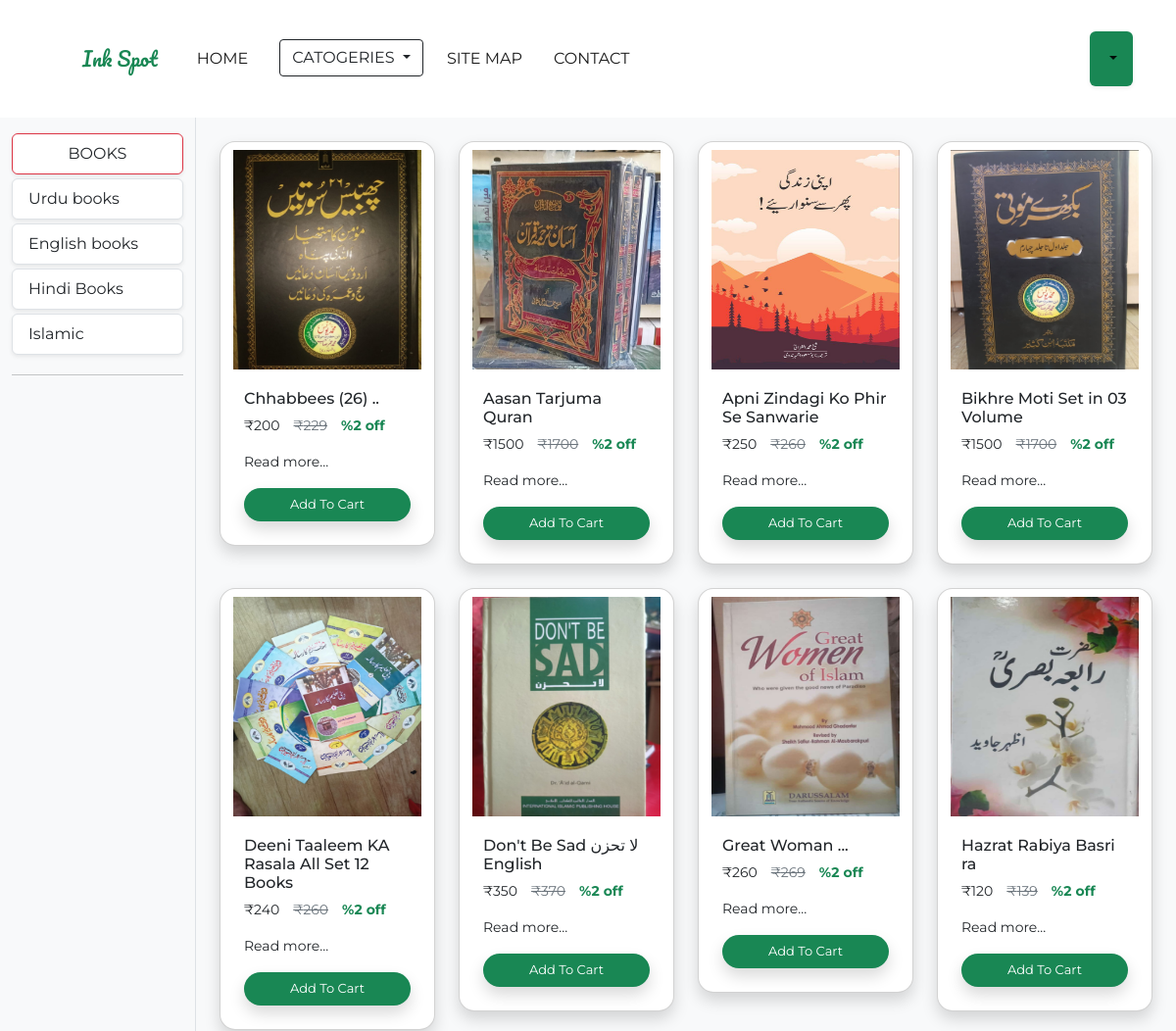
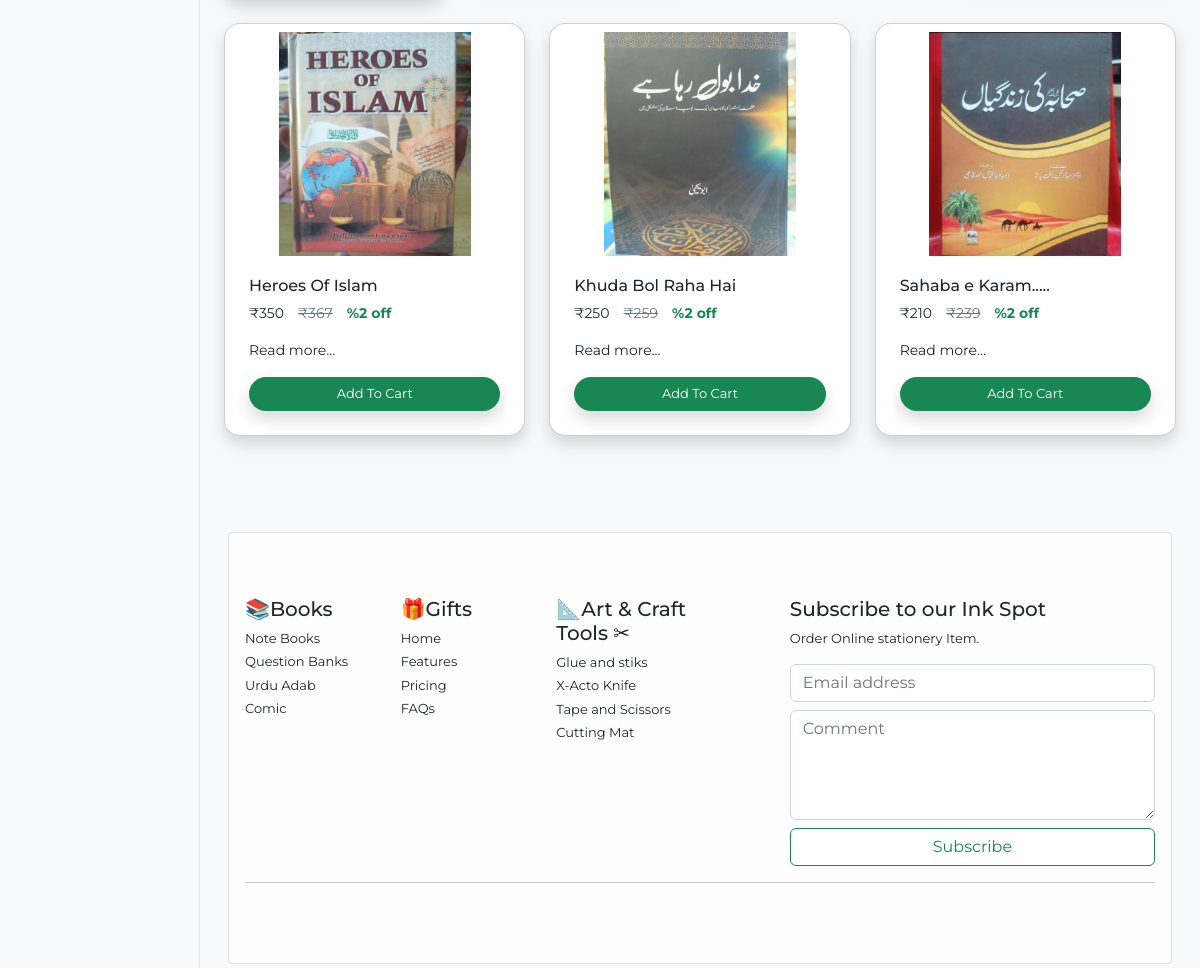
/book/, run on the app's committed database (2 pictures, top to bottom).
### Ink_Spot/models/b_catogeries.py (models this page shows)
class B_categories(models.Model):
    name = models.CharField(max_length=20)
    @staticmethod
    def all_catogaries():
        return B_categories.objects.all()

### Ink_Spot/models/book.py (models this page shows, shortened)
class Book(models.Model):
    name = models.CharField(max_length=40)
    a_uth = models.CharField(max_length=40)
    price = models.IntegerField(default=0)
    discount = models.IntegerField(default=0)
    language = models.CharField(max_length=10)
    image = models.ImageField(upload_to="Uploads\Books")
    image_1 = models.ImageField(upload_to="Uploads\Books")
    image_2 = models.ImageField(upload_to="Uploads\Books")
    desc = models.CharField(max_length=500)
    b_categories = models.ForeignKey(B_categories,on_delete=models.CASCADE, default=1)
    @staticmethod
    def get_all():
        return Book.objects.all()

### Ink_Spot/views.py (the view)
# urls.py: path('book/',book),
def book(request):
    book = Book.get_all()
    book = None
    bcat = B_categories.all_catogaries()
    categoryID = request.GET.get('categories')
    if categoryID:
        book = Book.get_all_filter(categoryID )
    else:
        book = Book.get_all()
    user_profile = (request.session.get('name'))
    login_button = None
    if user_profile:
        login_button = ''
    else:
        login_button = "LOGIN"
    bdata = {}
    bdata['book'] = book
    bdata['b_catogereis'] = bcat
    bdata['user'] = user_profile
    bdata['login']= login_button
    return render(request, 'book.html',bdata)

### templates/book.html (shortened to what this page needs)
{% extends 'base.html' %}
{% block content %}
<div class="row mx-auto bg-light"  >
  <div class="col-lg-2 mx-auto mt border-end ">
    <div class="list-group mt-3 "   >
      <a href="?" class="list-group-item list-group-item-action border rounded-2 mb-1 text-center border-danger shadow-sm"><script src="https://cdn.lordicon.com/qjzruarw.js"></script>
 BOOKS</a>
    </div>
    {% for i in b_catogereis %}
    <div class="list-group  ">
      <a href="?categories={{i.id}}" class="list-group-item mb-1 list-group-item-action border rounded-6 shadow-sm " >
        </lord-icon>{{i.name}}</a>
    </div>
    {% endfor %}
    <hr>
  </div>
  <div class="col-lg-10">
    <div class="container-fluid w-100 ">
      <div class="row">
            {% for i in book %}
            <div class="col ">
              <div class="mt-4 card  shadow  borer border-rounded rounded-4 p-2 " >
                <center>
                <img src="{{i.image.url}}" class=" text-center" style="width:12rem; height: 14rem" alt="..." >
              </center>
                <div class="card-body">
                  <p class=" h6 card-title larg mt-1">{{i.name}}</p>
                    <p class="small"><span>&#8377;</span>{{i.price}}&emsp;<del class=" disabled text-secondary"><span>&#8377;</span>{{i.discount}}</del>&emsp;<b class="text-success">%2 off</b></p>
                    <p class="small">
                      <p class="small">
                    Read more...
                  </p>
                  <button class="btn  border-rounded border-opacity-75 bg-success rounded-5 shadow  w-100 text-white" style="height:2rem;font-size: small;height: auto; ">Add To Cart</button>
              </div>
           </div>
          </div>
           {% endfor %}
</div>
{% endblock %}

### data on the page
B_categories: name "Urdu books"
B_categories: name "English books"
B_categories: name "Hindi Books"
B_categories: name "Islamic"
Book: image (picture), name "Chhabbees (26) ..", price "200", discount "229"
Book: image (picture), name "Aasan Tarjuma Quran", price "1500", discount "1700"
Book: image (picture), name "Apni Zindagi Ko Phir Se Sanwarie", price "250", discount "260"
Book: image (picture), name "Bikhre Moti Set in 03 Volume", price "1500", discount "1700"
Book: image (picture), name "Deeni Taaleem KA Rasala All Set 12 Books", price "240", discount "260"
Book: image (picture), name "Don't Be Sad لا تحزن English", price "350", discount "370"
Book: image (picture), name "Great Woman ...", price "260", discount "269"
Book: image (picture), name "Hazrat Rabiya Basri ra", price "120", discount "139"
Book: image (picture), name "Heroes Of Islam", price "350", discount "367"
Book: image (picture), name "Khuda Bol Raha Hai", price "250", discount "259"
Book: image (picture), name "Sahaba e Karam.....", price "210", discount "239"
